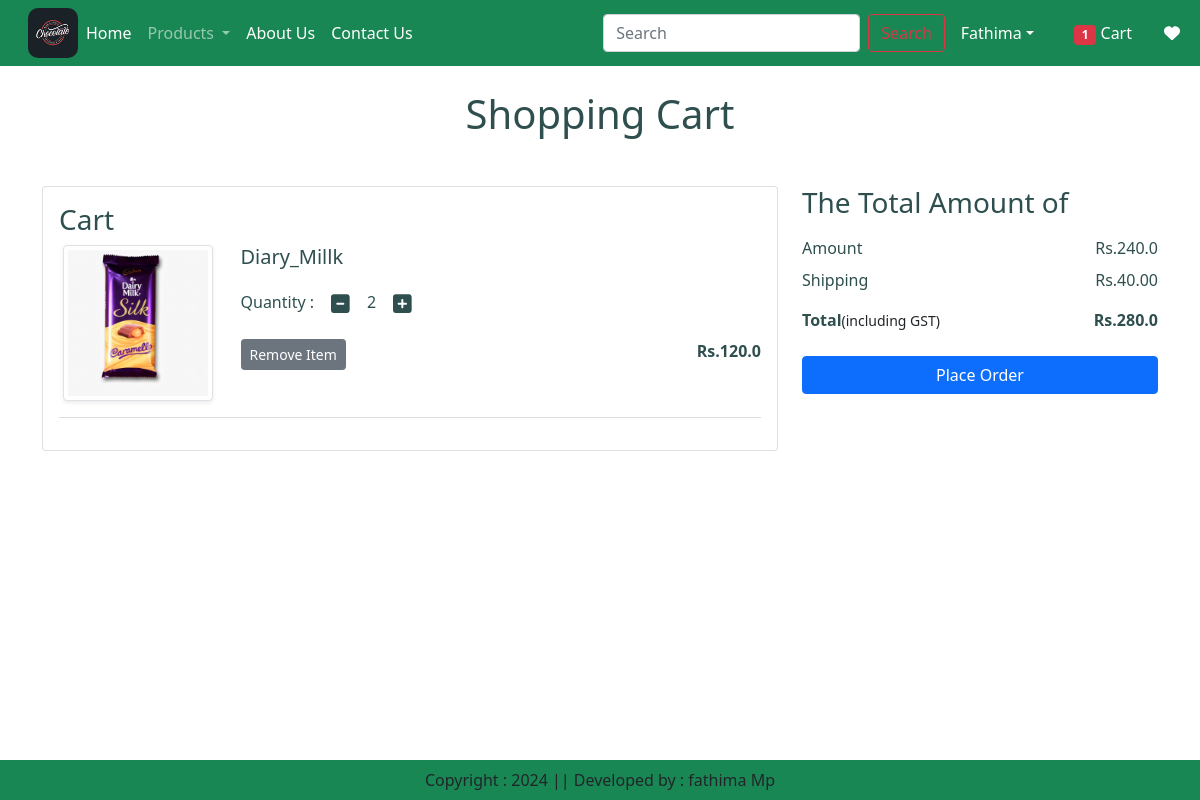
The page /cart/ (signed in) on the database its author committed.
### app/models.py (models this page shows, shortened)
class Cart(models.Model):
    user = models.ForeignKey(User,on_delete=models.CASCADE)
    product = models.ForeignKey(Product,on_delete=models.CASCADE)
    quantity = models.PositiveIntegerField(default=1)

class Product(models.Model):
    title = models.CharField(max_length = 100)
    selling_price = models.FloatField()
    discount_price = models.FloatField()
    discription  = models.TextField()
    composition = models.TextField(default = '')
    prodapp = models.TextField(default = '')
    category = models.CharField(choices=CATEGORY_CHOICES,max_length=2)
    product_image = models.ImageField(upload_to = 'product')

### app/views.py (the view)
# urls.py: path('cart/',views.show_cart,name='show_cart'),
@login_required
def show_cart(request):
    user = request.user
    cart = Cart.objects.filter(user=user)
    amount = 0
    for p in cart:
        value = p.quantity * p.product.discount_price
        amount = amount + value
    totalamount = amount + 40
    wishitem = 0
    totalitem = 0
    if request.user.is_authenticated:
        totalitem = len(Cart.objects.filter(user=request.user))
        wishitem = len(Wishlist.objects.filter(user=request.user))
    return render(request,'app/add-to-cart.html',locals())

### app/templates/app/add-to-cart.html (shortened to what this page needs)
{% extends 'app/base.html' %}
{% load static %}
{% block main-content %}
<div class="container my-4">
    <div class="row">
        {% if cart %}
        <h1 class="text-center mb-5" style="color:darkslategrey">Shopping Cart</h1>
        <div class="col-sm-8">
            <div class="card">
                <div class="card-body">
                    <h3 style="color:darkslategrey">Cart</h3>
                    {% for item in cart %}
                    <div class="row">
                        <div class="col-sm-3 text-center align-self-center">
                            <img src="{{item.product.product_image.url}}" alt="" srcset="" class="img-fluid img-thumbnail shadow-sm" height="150" width="150">
                        </div>
                        <div class="col-sm-9">
                            <div>
                                <h5 style="color:darkslategrey">{{item.product.title}}</h5>
                                <div class="my-3">
                                    <label for="quantity" style="color:darkslategrey">Quantity : </label>
                                    <a class="minus-cart btn" pid="{{ item.product.id }}" style="color:darkslategrey">
                                        <i class="fa fa-minus-square fa-lg"></i>
                                    </a>
                                        <span id="quantity " style="color:darkslategrey">{{item.quantity}}</span>
                                        <a style="color:darkslategrey" class="plus-cart btn" pid={{item.product.id}}>
                                            <i class="fas fa-plus-square fa-lg"></i>
                                        </a>
                                </div>
                                <div class="d-flex justify-content-between">
                                    <a href="#" class="remove-cart btn btn-sm btn-secondary mr-3" pid={{item.product.id}}>Remove Item</a>
                                    <p class="mb-0"><span><strong style="color:darkslategrey">Rs.{{item.product.discount_price}}</strong></span></p>
                                </div>
                            </div>
                        </div>
                    </div>
                    <hr class="text-muted">
                    {% endfor %}
                </div>
            </div>
        </div>
        <div class="col-sm-4">
            <div class="">
                <h3 style="color:darkslategrey">The Total Amount of</h3>
                <ul class="list-group">
                    <li class="list-group-item d-flex justify-content-between align-items-center border-0 px-0 pb-0" style="color:darkslategrey">Amount <span id="amount">Rs.{{amount}}</span></li>
                    <li class="list-group-item d-flex justify-content-between align-items-center border-0 px-0" style="color:darkslategrey">Shipping <span>Rs.40.00</span></li>
                    <li class="list-group-item d-flex justify-content-between align-items-center border-0 px-0 mb-3">
                    <div>
                        <strong style="color:darkslategrey">Total</strong><small>(including GST)</small>
                    </div>
                    <span id="totalamount"><strong style="color:darkslategrey">Rs.{{totalamount}}</strong></span></li>
                </ul>
                <div class="d-grid"><a href="{% url 'checkout' %} " class="btn btn-primary">Place Order</a></div>
            </div>
        </div>
    </div>
    {% else %}
    <h1 class="text-center mb-5" style="color:darkslategrey">Cart is Empty</h1>
</div>
{% endif %}
{% endblock %}

### app/templates/app/base.html (shortened to what this page needs)
{% load static %}
<!DOCTYPE html>
<html lang="en">
<head>
    <link href="https://cdn.jsdelivr.net/npm/bootstrap@5.0.2/dist/css/bootstrap.min.css" rel="stylesheet"
>
    <link rel="stylesheet" href="{% static 'app/css/owl.carousel.min.css' %}">
    <link rel="stylesheet" href="{% static 'app/css/all.min.css' %}">
    <link rel="stylesheet" href="{% static 'app/css/style.css' %}">
    <link rel="stylesheet" href="https://cdnjs.cloudflare.com/ajax/libs/font-awesome/5.15.4/css/all.min.css">
</head>
<body>
    <nav class="navbar navbar-expand-lg navbar-dark bg-success">
        <div class="container-fluid">
          <img src="{% static 'app/images/logo.jpg' %}" alt="" height="50" width="50" style="border-radius: 10px;">
          <div class="collapse navbar-collapse" id="navbarSupportedContent">
            <ul class="navbar-nav me-auto mb-2 mb-lg-0">
              {% if request.user.is_authenticated %}
              <li class="nav-item">
                <a class="nav-link active" aria-current="page" href="{% url 'index' %}">Home</a>
              </li>
              <li class="nav-item dropdown">
                <a class="nav-link dropdown-toggle" href="#" id="navbarDropdown" role="button" data-bs-toggle="dropdown" aria-expanded="false">
                  Products
                </a>
              </li>
              <li class="nav-item">
                <a class="nav-link text-white" href="{% url 'about' %}">About Us</a>
              </li>
              <li class="nav-item">
                <a class="nav-link text-white" href="{% url 'contact' %}">Contact Us</a>
              </li>
            </ul>
            <form class="d-flex" role="search" action="/search">
              <input class="form-control me-2" type="search" placeholder="Search" aria-label="Search" name="search">
              <button class="btn btn-outline-danger" type="submit">Search</button>
            </form>
          </div>
          <ul class="navbar-nav me-auto mb-2 mb-lg-0">
            <li class="nav-item dropdown mx-2">
              <a class="nav-link dropdown-toggle text-white" href="#" id="profileDropdown"
              role="button" data-bs-toggle="dropdown" aria-expanded="false">Fathima</a>
            </li>
              <a href="{% url 'show_cart' %}" class="nav-link text-white"> <span class="badge bg-danger ">{% if totalitem > 0 %} {{totalitem}} {% endif %}</span> Cart </a>
              <a href="{% url 'showlist' %}" class="nav-link text-white">    <i class="fa fa-heart"></i></a>
              {% else %}
              <li class="nav-item mx-2"></li>
              <a href="{% url 'login' %}" class="nav-link text-white">Login</a>
              <li class="nav-item mx-2"></li>
              <a href="{% url 'customer-registration' %}" class="nav-link text-white">Registration</a>
              {% endif %}
        </div>
      </nav>
      {% block main-content %} {% endblock main-content %}
      <footer class="container-fluid bg-success text-center p-2 mt-5 fixed-bottom">
        Copyright : 2024 || Developed by : fathima Mp
      </footer>
</body>
</html>

### rows shown on the page
Cart: product.product_image (picture), product "Diary_Millk", quantity "2", product.discount_price "120.0"

### other values the page prints
{{ totalitem }} "1"
{{ amount }} "240.0"
{{ totalamount }} "280.0"
